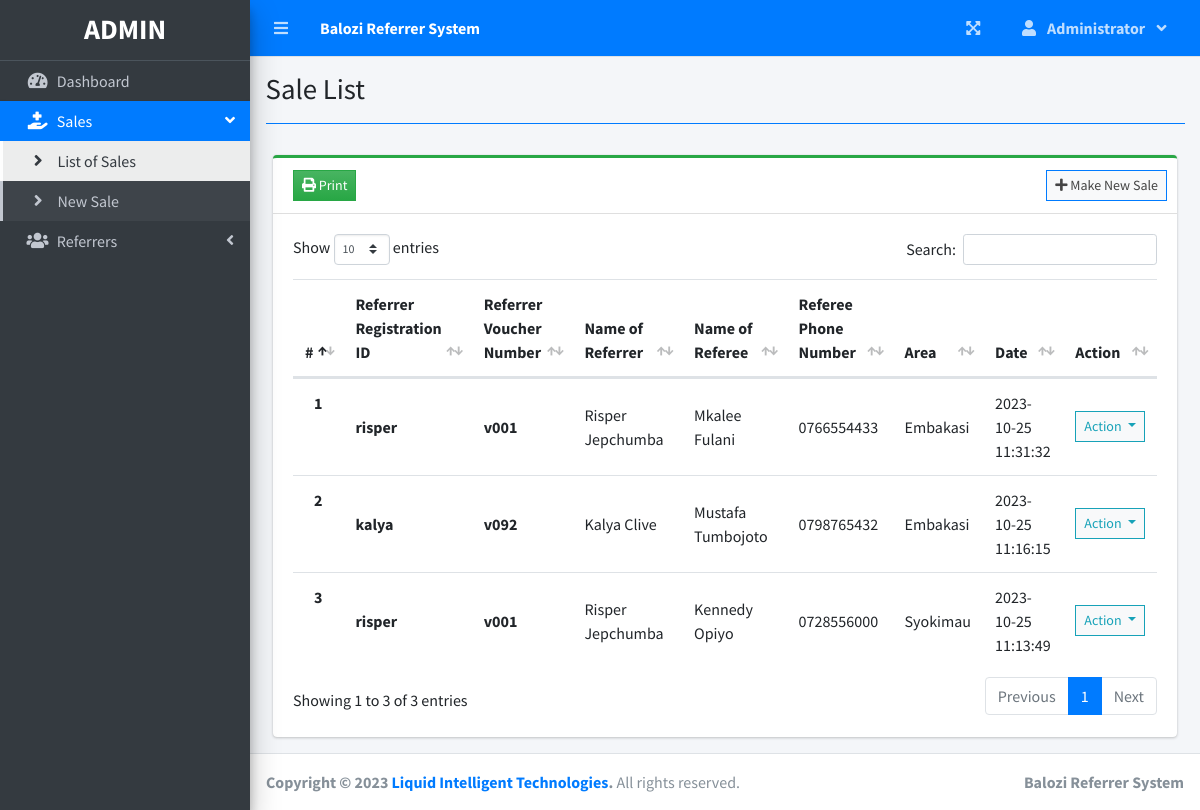
The page /index.php?page=sale_list (signed in) on the database its author committed.
### tables this page shows
CREATE TABLE `sales` (
  `id` int(11) NOT NULL,
  `referrer_id` int(11) NOT NULL,
  `referee_phone` varchar(20) NOT NULL,
  `referee_name` varchar(30) NOT NULL,
  `area` varchar(30) NOT NULL,
  `date` datetime NOT NULL DEFAULT current_timestamp()
);

CREATE TABLE `referrer` (
  `id` int(11) NOT NULL,
  `fullname` varchar(60) NOT NULL,
  `phone` varchar(15) NOT NULL,
  `reg_id` varchar(20) NOT NULL,
  `area` varchar(30) NOT NULL,
  `voucher` varchar(30) NOT NULL,
  `type` int(11) NOT NULL DEFAULT 2 COMMENT '1=admin, 2=staff',
  `password` text NOT NULL
);

### sale_list.php (the view, shortened to what this page needs)
<?php include'db_connect.php' ?>
<div class="col-lg-12">
	<div class="card card-outline card-success">
		<div class="card-header">
            <button class="btn btn-flat btn-sm bg-gradient-success btn-success" id="print"><i class="fa fa-print"></i> Print</button>
			<div class="card-tools">
				<a class="btn btn-block btn-sm btn-default btn-flat border-primary" href="./index.php?page=new_sale"><i class="fa fa-plus"></i> Make New Sale</a>
			</div>
		</div>
		<div class="card-body">
            <div class="table-responsive" id="printable">
                <table class="table tabe-hover table-condensed" id="list">
                    <colgroup>
                        <col width="5%">
                        <col width="10%">
                        <col width="10%">
                        <col width="20%">
                        <col width="20%">
                        <col width="15%">
                        <col width="5%">
                        <col width="10%">
                        <col width="5%">
                    </colgroup>
                    <thead>
                        <tr>
                            <th class="text-center">#</th>
                            <th>Referrer Registration ID</th>
                            <th>Referrer Voucher Number</th>
                            <th>Name of Referrer</th>
                            <th>Name of Referee</th>
                            <th>Referee Phone Number</th>
                            <th>Area</th>
                            <th>Date</th>
                            <th>Action</th>
                        </tr>
                    </thead>
                    <tbody>
                        <?php
                        $i = 1;
                        if($_SESSION['login_type'] == 2){
                            $where = " WHERE `referrer`.`id` = '{$_SESSION['login_id']}' ";
                        }elseif($_SESSION['login_type'] == 1){
                            $where = "";
                        }
                        $qry = $conn->query("SELECT `sales`.`id` as `id`, `referrer`.`reg_id`, `referrer`.`voucher`,
                        `referrer`.`fullname` as `referrer_name`, `sales`.`referee_phone`,
                        `sales`.`referee_name`, `referrer`.`area` as `area`,
                        `sales`.`area` as `area1`, `sales`.`date`
                        FROM `sales`
                        LEFT JOIN `referrer`
                        ON `referrer`.`id`=`sales`.`referrer_id` ".$where." order by `date` desc");
                        while($row= $qry->fetch_assoc()):
                        ?>
                        <tr>
                            <th class="text-center"><?php echo $i++ ?></th>
                            <td><b><?php echo ($row['reg_id']) ?></b></td>
                            <td><b><?php echo ($row['voucher']) ?></b></td>
                            <td><?php echo ucwords($row['referrer_name']) ?></td>
                            <td><?php echo ucwords($row['referee_name']) ?></td>
                            <td><?php echo ($row['referee_phone']) ?></td>
                            <td><?php echo ($row['area1']) ?></td>
                            <td><?php echo ($row['date']) ?></td>
                            <td class="text-center">
                                <button type="button" class="btn btn-default btn-sm btn-flat border-info wave-effect text-info dropdown-toggle" data-toggle="dropdown" aria-expanded="true">
                                Action
                                </button>
                            </td>
                        </tr>
                    <?php endwhile; ?>
                    </tbody>
                </table>
            </div>
		</div>
	</div>
</div>

### sale_list.php (style rules this page uses)
table td { vertical-align: middle !important }

### rows shown on the page
sales: referrer.reg_id "risper", referrer.voucher "v001", referrer.fullname "Risper Jepchumba", referee_name "Mkalee Fulani", referee_phone "0766554433", area "Embakasi", date "2023-10-25 11:31:32"
sales: referrer.reg_id "kalya", referrer.voucher "v092", referrer.fullname "Kalya Clive", referee_name "Mustafa Tumbojoto", referee_phone "0798765432", area "Embakasi", date "2023-10-25 11:16:15"
sales: referrer.reg_id "risper", referrer.voucher "v001", referrer.fullname "Risper Jepchumba", referee_name "Kennedy Opiyo", referee_phone "0728556000", area "Syokimau", date "2023-10-25 11:13:49"

### other values the page prints
$_SESSION['system']['name'] "Balozi Referrer System"
$_SESSION['login_fullname'] "Administrator"
$title "Sale List"
